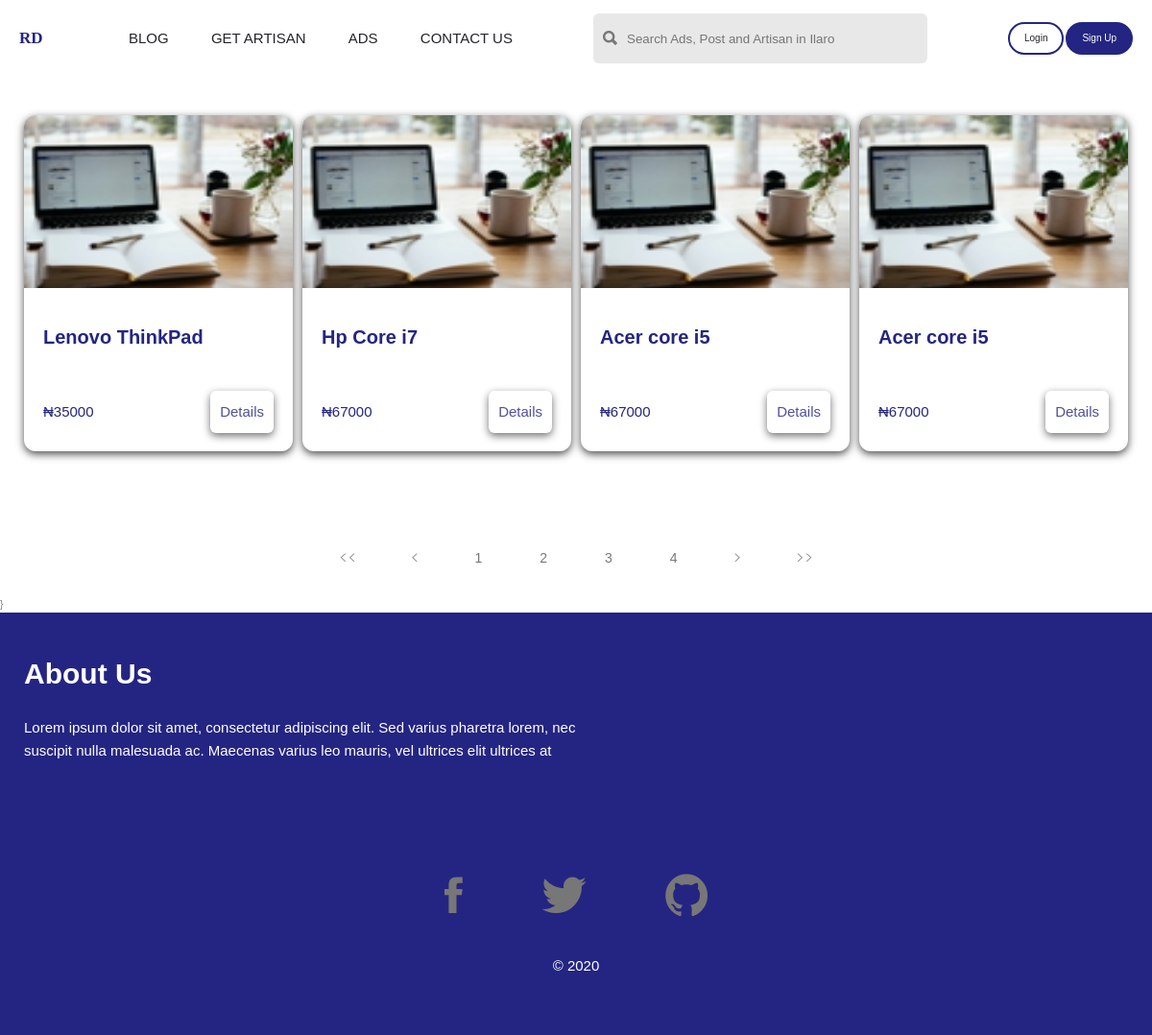
The page /ads/?page=2 on the database its author committed.
### main/models.py (models this page shows, shortened)
class Ad(models.Model):
    cat = [
        ('phones', 'Phones and Tablets'),
        ('computers', 'Computers and Accessories'),
        ('cars', 'Cars'),
        ('home', 'Home and Kicthen'),
        ('babies', 'Kids and Toys'),
        ('electronic', 'Electronics'),
    ]
    id = models.UUIDField(primary_key=True, default=uuid.uuid4, editable=False)
    user = models.ForeignKey(MyUser, on_delete=models.CASCADE)
    title = models.CharField(max_length=60)
    description = models.TextField(max_length=300)
    categories = models.CharField(max_length=300, choices=cat)
    location = models.CharField(max_length=100, default="Ilaro Ogun State")
    price = models.PositiveIntegerField()
    liked = models.ManyToManyField(
        MyUser, default=None, blank=True, related_name="liked")
    boosted = models.BooleanField(default=False)
    created_at = models.DateTimeField(auto_now_add=True)

class AdImage(models.Model):
    id = models.UUIDField(primary_key=True, default=uuid.uuid4, editable=False)
    ad = models.ForeignKey(Ad, on_delete=models.CASCADE)
    image = models.ImageField()

### main/views.py (the view)
# urls.py: path("ads/", ads_view, name="ads"),
def ads_view(request):
    qs = Ad.objects.all()
    data = []
    for ad in qs:
        imgs = AdImage.objects.filter(ad=ad.id)
        ads = {"ad": ad, "images": imgs}
        data.append(ads)
        paginator = Paginator(data, 4)
        page = request.GET.get('page')
        allads = paginator.get_page(page)
    context = {
        "data": allads,
    }
    return render(request, 'ads/allads.html', context)

### razboy/middwares.py (called while the page is built)
def open_access_middleware(get_response):
    def middleware(request):
        response = get_response(request)
        response["Access-Control-Allow-Origin"] = "*"
        response["Access-Control-Allow-Headers"] = "*"
        return response
    return middleware

### templates/ads/allads.html (shortened to what this page needs)
{% extends 'base.html' %}
{% block r %}r{% endblock r %}
{% block content %}
<div class="product-container">
    <div class="row">
        {% for ad in data %}
        <div class="ads-card">
            <img class="ads-img" src="{{ ad.images.0.image.url }}" alt="Iphone 2" />
            <h4 class="title">{{ ad.ad.title }}</h4>
            <div class="card-bottom">
                <p class="sub-title">&#8358;{{ ad.ad.price }}</p>
                <a class="btn btn-details" href="{% url 'ads_details' ad.ad.id %}">
                    Details
                </a>
            </div>
        </div>
        {% endfor %}
    </div>
</div>
<div class="pagination">
    {% if data.has_previous %}
    <a href="?page=1" class="page">
        <i class="ion-ios-arrow-left"></i>
        <i class="ion-ios-arrow-left"></i>
    </a>
    <a href="?page={{ data.previous_page_number}}" class="page">
        <i class="ion-ios-arrow-left"></i>
    </a>
    {% endif %}
    {% for num in data.paginator.page_range %}
    {% if data.number == num %}
    <strong class="page">{{ num }}</strong>
    {% elif num > data.number|add:'-3' and num < data.number|add:'3'%}
    <a href="?page={{ num }}" class="page">{{ num }}</a>
    {% endif %}
    {% endfor %}
    {% if data.has_next %}
    <a href="?page={{ data.next_page_number }}" class="page">
        <i class="ion-ios-arrow-right"></i>
    </a>
    <a href="?page={{ data.paginator.num_pages }}" class="page">
        <i class="ion-ios-arrow-right"></i>
        <i class="ion-ios-arrow-right"></i>
    </a>
    {% endif %}
</div>
{% endblock content %}

### static/css/style.css (style rules this page uses)
html { font-size: 62.5%; }
body { font-size: 1rem; font-family: "Gill Sans", sans-serif; color: #777; line-height: 1.6; font-weight: 300; position: relative; }
.btn { background-color: #fff; opacity: 0.8; color: #242582; font-size: 1.5rem; padding: 1rem; font-weight: 400; border-radius: 0.6rem; box-shadow: 0rem 0.3rem 0.8rem rgba(0, 0, 0, 0.7); }
.row { width: 100%; display: flex; flex-wrap: wrap; align-items: center; justify-content: space-between; }
.ads-card { width: 28rem; background-color: #fff; border-radius: 12px; box-shadow: 0px 0.3rem 0.8rem rgba(0, 0, 0, 0.7); height: 35rem; margin-bottom: 3rem; position: relative; }
.ads-img { height: 18rem; width: 100%; border-radius: 12px 12px 0px 0px; }
.title { font-size: 2rem; color: #242582; padding: 3rem 2rem; }
.sub-title { font-size: 1.5rem; color: #242582; font-weight: 400; }
.card-bottom { width: 100%; display: flex; justify-content: space-between; align-items: center; padding: 1rem 2rem; }
.product-container { padding: 4rem 2.5rem; }
.pagination { display: flex; justify-content: center; align-items: center; }
.page { padding: 1rem; margin: 2rem; color: #777; font-size: 1.4rem; font-weight: 500; }
.page i { font-size: 100%; color: #000; }

### rows shown on the page
Ad: images.0.image (picture), ad "Lenovo ThinkPad", ad.price "35000"
Ad: images.0.image (picture), ad "Hp Core i7", ad.price "67000"
Ad: images.0.image (picture), ad "Acer core i5", ad.price "67000"
Ad: images.0.image (picture), ad "Acer core i5", ad.price "67000"

### other values the page prints
{{ num }} "1" "3" "4"
{{ num }} "2"
